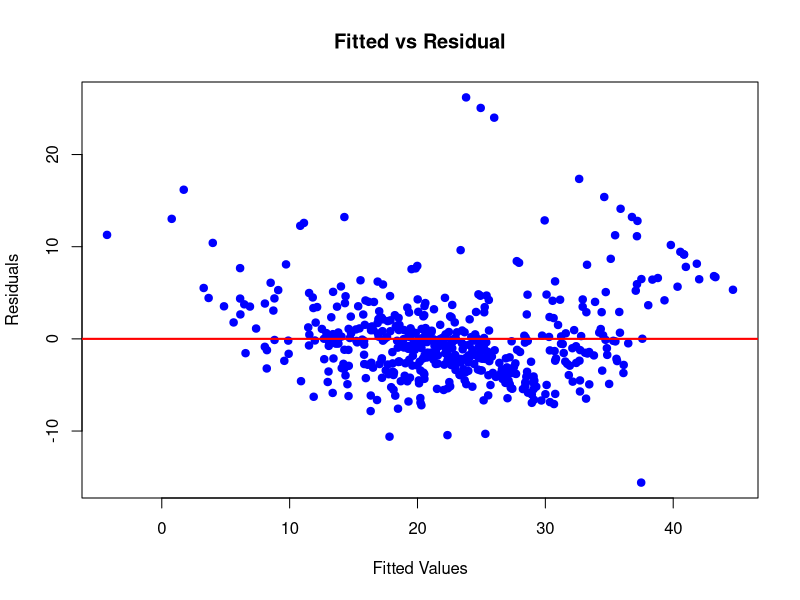
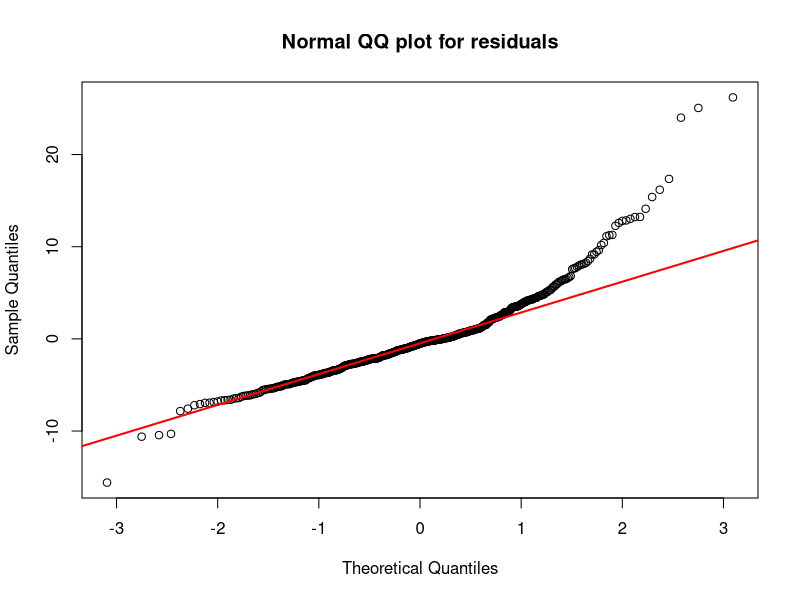

R code for these plots, in order:
library(MASS)
data("Boston")

model_a <- lm(medv~.,data = Boston)
summary(model_a)

#(a) plot residuals against fitted values and add a horizontal reference line at zero;

plot(fitted(model_a), residuals(model_a),
     xlab = "Fitted Values",
     ylab = "Residuals",
     main = "Fitted vs Residual",
     pch = 19,
     col = "blue")

abline(h=0, col = "red", lwd = 2)

#(b) draw a normal Q–Q plot of the residuals and apply the Shapiro–Wilk test;

qqnorm(residuals(model_a), main = "Normal QQ plot for residuals")
qqline(residuals(model_a), col = "red", lwd = 2)

#Points close to the red line → residuals are approximately normal.
#Points deviate at the tails → heavy tails, skewness, or outliers.

shapiro_result <- shapiro.test(residuals(model_a))
shapiro_result

#H0 : Residuals are normally distributed.
#H1 : Residuals are not normally distributed

#(c) use lmtest::dwtest() to check residual independence;

library(lmtest)

dw_test <- dwtest(model_a)
dw_test

# H0 : Residuals are uncorrelated (no autocorrelation).
# H1 : Residuals are positively autocorrelated.

#(d) use car::vif() to assess multicollinearity;

library(car)

vif_test <- vif(model_a)
vif_test

# VIF	    Interpretation
# 1	      No correlation
# 1–5	    Moderate correlation (acceptable)
# 5–10	  High correlation (concerning)
# > 10	  Severe multicollinearity (problematic)

#(e) state the residual-plot pattern expected under homoscedasticity;
#          A random scatter of points with constant spread across all fitted values.

#(f) identify which output would warn you about highly correlated predictors.
#          The VIF output from car::vif() warns about highly correlated predictors.
